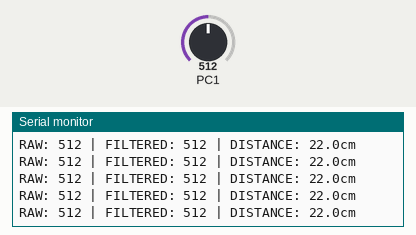
This program was run on a simulated ATmega328P, built with avr-gcc and emulated at 16 MHz (the files do not name the chip). On the bench: the last lines printed to the serial monitor. The inputs (shaded band) are chosen by the test bench; at power-on: PC1 = 512.

Above: at 1.2 s.
1.3 s: PC1 set to 829
At 1.7 s:
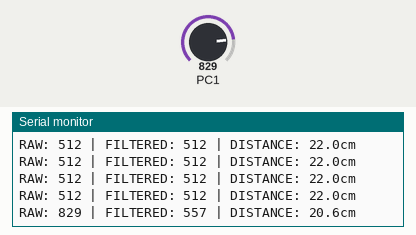
2.8 s: PC1 set to 854
At 4.4 s:
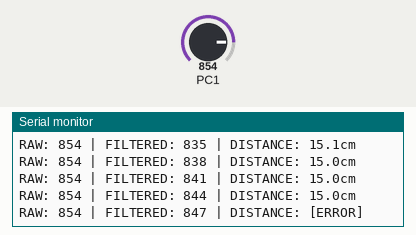
Timing chart, 0 to 5.9 s (numbered marks = the images above; inputs shaded):
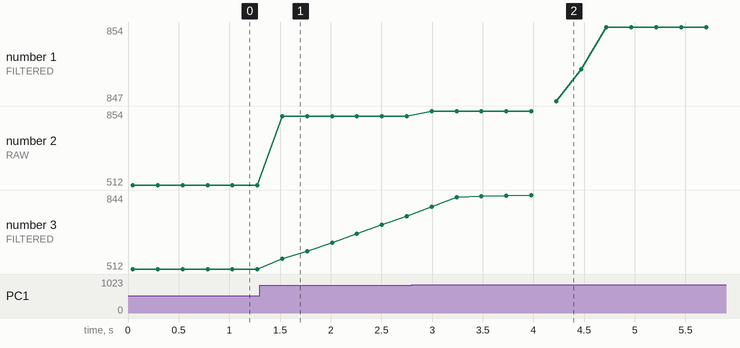

Measured:
- the behaviour switches between 844 and 845 on PC1 (found by bisection; images 1 and 2)
- after the input at 1.3 s, the serial monitor: prints a new line after 0.22 s (image 1)
- after the input at 2.8 s, the serial monitor: prints a new line after 0.20 s (image 2)
- plotted number 2: 512 → 829 after the input at 1.3 s, 829 → 854 after the input at 2.8 s
- plotted number 3: 512 → 749 after the input at 1.3 s, 749 → 844 after the input at 2.8 s

The program:

main.c
```c
#define F_CPU 16000000UL

#include <avr/io.h>
#include <util/delay.h>
#include <stdio.h>
#include <stdlib.h>
#include <math.h>

#define BAUD_RATE          9600
#define MEASURE_PERIOD_MS  200
#define PSD_ADC_CHANNEL    1

#define DIST_COEF_A        2670.4f
#define DIST_COEF_B        -0.769f

#define DIST_MIN_CM        15.0f
#define DIST_MAX_CM        60.0f
#define ADC_MIN_VALID      100
#define ADC_MAX_VALID      900

#define FILTER_WINDOW_SIZE 8

void UART0_init(unsigned long baud)
{
    unsigned int ubrr = (F_CPU / 16 / baud) - 1;

    UBRR0H = (unsigned char)(ubrr >> 8);
    UBRR0L = (unsigned char)(ubrr);

    UCSR0B = (1 << RXEN0) | (1 << TXEN0);
    UCSR0C = (1 << UCSZ01) | (1 << UCSZ00);
}

void UART0_transmit(unsigned char data)
{
    while (!(UCSR0A & (1 << UDRE0)));
    UDR0 = data;
}

void UART0_print(const char *str)
{
    while (*str)
    {
        UART0_transmit(*str++);
    }
}

void ADC_init(void)
{
    ADMUX  = (1 << REFS0);
    ADCSRA = (1 << ADEN) | (1 << ADPS2) | (1 << ADPS1) | (1 << ADPS0);
}

unsigned int ADC_read(unsigned char channel)
{
    ADMUX = (ADMUX & 0xE0) | (channel & 0x1F);

    ADCSRA |= (1 << ADSC);
    while (ADCSRA & (1 << ADSC));

    return ADC;
}

unsigned int filter_buf[FILTER_WINDOW_SIZE];//8개의 값을 저장할 배열 위치 저장
unsigned char filter_index = 0;
unsigned char filter_filled = 0;
unsigned long filter_sum = 0;//전체 합 저

unsigned int filter_update(unsigned int new_sample)// 필터 넣기
{
    filter_sum -= filter_buf[filter_index];//새 adc값 드어오면 오래된 값 하나 교체
    filter_buf[filter_index] = new_sample;
    filter_sum += new_sample;

    filter_index++;
    if (filter_index >= FILTER_WINDOW_SIZE)
    {
        filter_index = 0;
        filter_filled = 1;
    }

    unsigned char count = filter_filled ? FILTER_WINDOW_SIZE : filter_index;
    if (count == 0) count = 1;

    return (unsigned int)(filter_sum / count);
}

float ADC_to_distance_cm(unsigned int adc_value)
{
    if (adc_value < ADC_MIN_VALID || adc_value > ADC_MAX_VALID)
    {
        return -1.0f;
    }

    float distance = DIST_COEF_A * powf((float)adc_value, DIST_COEF_B);

    if (distance < DIST_MIN_CM || distance > DIST_MAX_CM)
    {
        return -1.0f;
    }

    return distance;
}

int main(void)
{
    char buf[80];
    unsigned int raw_val;
    unsigned int filtered_val;
    float distance_cm;

    UART0_init(BAUD_RATE);
    ADC_init();

    for (unsigned char i = 0; i < FILTER_WINDOW_SIZE; i++)
    {
        filter_buf[i] = 0;
    }

    UART0_print("=== PSD Raw + Filtered Measurement Start ===\r\n");

    while (1)
    {
        raw_val      = ADC_read(PSD_ADC_CHANNEL);// 필터 사용
        filtered_val = filter_update(raw_val);

        distance_cm = ADC_to_distance_cm(filtered_val);

        if (distance_cm < 0.0f)
        {
            sprintf(buf, "RAW: %u | FILTERED: %u | DISTANCE: [ERROR]\r\n",
                    raw_val, filtered_val);
        }
        else
        {
            int whole = (int)distance_cm;
            int frac  = (int)((distance_cm - whole) * 10.0f);
            if (frac < 0) frac = -frac;

            sprintf(buf, "RAW: %u | FILTERED: %u | DISTANCE: %d.%dcm\r\n",
                    raw_val, filtered_val, whole, frac);
        }

        UART0_print(buf);

        _delay_ms(MEASURE_PERIOD_MS);
    }

    return 0;
}
```
